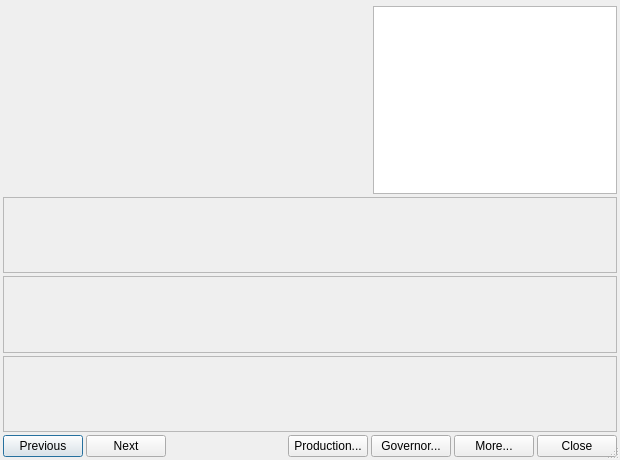
<?xml version="1.0" encoding="UTF-8"?>
<ui version="4.0">
 <class>CityDialog</class>
 <widget class="QDialog" name="CityDialog">
  <property name="geometry">
   <rect>
    <x>0</x>
    <y>0</y>
    <width>620</width>
    <height>460</height>
   </rect>
  </property>
  <property name="windowTitle">
   <string>Dialog</string>
  </property>
  <property name="sizeGripEnabled">
   <bool>true</bool>
  </property>
  <layout class="QVBoxLayout" name="verticalLayout_3">
   <property name="spacing">
    <number>3</number>
   </property>
   <property name="leftMargin">
    <number>3</number>
   </property>
   <property name="topMargin">
    <number>3</number>
   </property>
   <property name="rightMargin">
    <number>3</number>
   </property>
   <property name="bottomMargin">
    <number>3</number>
   </property>
   <item>
    <layout class="QVBoxLayout" name="verticalLayout_2" stretch="5,2,2,2,0">
     <property name="spacing">
      <number>3</number>
     </property>
     <item>
      <layout class="QHBoxLayout" name="horizontalLayout_2" stretch="3,2">
       <property name="spacing">
        <number>3</number>
       </property>
       <property name="sizeConstraint">
        <enum>QLayout::SetDefaultConstraint</enum>
       </property>
       <item>
        <widget class="KV::CityMap" name="mapWidget" native="true">
         <property name="sizePolicy">
          <sizepolicy hsizetype="Minimum" vsizetype="Minimum">
           <horstretch>0</horstretch>
           <verstretch>0</verstretch>
          </sizepolicy>
         </property>
         <property name="minimumSize">
          <size>
           <width>0</width>
           <height>0</height>
          </size>
         </property>
        </widget>
       </item>
       <item>
        <layout class="QVBoxLayout" name="verticalLayout" stretch="0,0">
         <property name="spacing">
          <number>3</number>
         </property>
         <item>
          <widget class="KV::ProductionHeader" name="productionHeader" native="true">
           <property name="minimumSize">
            <size>
             <width>0</width>
             <height>0</height>
            </size>
           </property>
           <property name="autoFillBackground">
            <bool>false</bool>
           </property>
          </widget>
         </item>
         <item>
          <widget class="QTableWidget" name="propertyList">
           <property name="sizePolicy">
            <sizepolicy hsizetype="Preferred" vsizetype="Preferred">
             <horstretch>0</horstretch>
             <verstretch>0</verstretch>
            </sizepolicy>
           </property>
           <property name="minimumSize">
            <size>
             <width>1</width>
             <height>1</height>
            </size>
           </property>
           <property name="editTriggers">
            <set>QAbstractItemView::NoEditTriggers</set>
           </property>
           <property name="selectionBehavior">
            <enum>QAbstractItemView::SelectRows</enum>
           </property>
           <property name="showGrid">
            <bool>false</bool>
           </property>
           <property name="cornerButtonEnabled">
            <bool>false</bool>
           </property>
           <attribute name="horizontalHeaderVisible">
            <bool>false</bool>
           </attribute>
           <attribute name="horizontalHeaderStretchLastSection">
            <bool>true</bool>
           </attribute>
           <attribute name="verticalHeaderVisible">
            <bool>false</bool>
           </attribute>
          </widget>
         </item>
        </layout>
       </item>
      </layout>
     </item>
     <item>
      <widget class="KV::CityInfoWidget" name="infoFrame">
       <property name="minimumSize">
        <size>
         <width>0</width>
         <height>0</height>
        </size>
       </property>
       <property name="frameShape">
        <enum>QFrame::StyledPanel</enum>
       </property>
       <property name="frameShadow">
        <enum>QFrame::Raised</enum>
       </property>
      </widget>
     </item>
     <item>
      <widget class="KV::SupportedUnitsWidget" name="supportedFrame">
       <property name="minimumSize">
        <size>
         <width>0</width>
         <height>0</height>
        </size>
       </property>
       <property name="frameShape">
        <enum>QFrame::StyledPanel</enum>
       </property>
       <property name="frameShadow">
        <enum>QFrame::Raised</enum>
       </property>
      </widget>
     </item>
     <item>
      <widget class="KV::PresentUnitsWidget" name="presentFrame">
       <property name="minimumSize">
        <size>
         <width>0</width>
         <height>0</height>
        </size>
       </property>
       <property name="frameShape">
        <enum>QFrame::StyledPanel</enum>
       </property>
       <property name="frameShadow">
        <enum>QFrame::Raised</enum>
       </property>
      </widget>
     </item>
     <item>
      <layout class="QHBoxLayout" name="horizontalLayout">
       <item>
        <widget class="QPushButton" name="previousButton">
         <property name="text">
          <string>Previous</string>
         </property>
         <property name="icon">
          <iconset theme="go-previous">
           <normaloff>.</normaloff>.</iconset>
         </property>
        </widget>
       </item>
       <item>
        <widget class="QPushButton" name="nextButton">
         <property name="text">
          <string>Next</string>
         </property>
         <property name="icon">
          <iconset theme="go-next">
           <normaloff>.</normaloff>.</iconset>
         </property>
        </widget>
       </item>
       <item>
        <spacer name="horizontalSpacer">
         <property name="orientation">
          <enum>Qt::Horizontal</enum>
         </property>
         <property name="sizeHint" stdset="0">
          <size>
           <width>40</width>
           <height>20</height>
          </size>
         </property>
        </spacer>
       </item>
       <item>
        <widget class="QPushButton" name="productionButton">
         <property name="text">
          <string>Production...</string>
         </property>
        </widget>
       </item>
       <item>
        <widget class="QPushButton" name="governorButton">
         <property name="text">
          <string>Governor...</string>
         </property>
        </widget>
       </item>
       <item>
        <widget class="QPushButton" name="moreButton">
         <property name="text">
          <string>More...</string>
         </property>
        </widget>
       </item>
       <item>
        <widget class="QPushButton" name="closeButton">
         <property name="text">
          <string>Close</string>
         </property>
         <property name="icon">
          <iconset theme="dialog-close">
           <normaloff>.</normaloff>.</iconset>
         </property>
         <property name="shortcut">
          <string>Esc</string>
         </property>
        </widget>
       </item>
      </layout>
     </item>
    </layout>
   </item>
  </layout>
 </widget>
 <customwidgets>
  <customwidget>
   <class>KV::ProductionHeader</class>
   <extends>QWidget</extends>
   <header>productionheader.h</header>
   <container>1</container>
  </customwidget>
  <customwidget>
   <class>KV::CityMap</class>
   <extends>QWidget</extends>
   <header>citymap.h</header>
   <container>1</container>
  </customwidget>
  <customwidget>
   <class>KV::CityInfoWidget</class>
   <extends>QFrame</extends>
   <header>cityinfowidget.h</header>
   <container>1</container>
  </customwidget>
  <customwidget>
   <class>KV::SupportedUnitsWidget</class>
   <extends>QFrame</extends>
   <header>unitlistwidget.h</header>
   <container>1</container>
  </customwidget>
  <customwidget>
   <class>KV::PresentUnitsWidget</class>
   <extends>QFrame</extends>
   <header>unitlistwidget.h</header>
   <container>1</container>
  </customwidget>
 </customwidgets>
 <resources/>
 <connections>
  <connection>
   <sender>closeButton</sender>
   <signal>clicked()</signal>
   <receiver>CityDialog</receiver>
   <slot>accept()</slot>
   <hints>
    <hint type="sourcelabel">
     <x>590</x>
     <y>457</y>
    </hint>
    <hint type="destinationlabel">
     <x>318</x>
     <y>238</y>
    </hint>
   </hints>
  </connection>
 </connections>
</ui>
